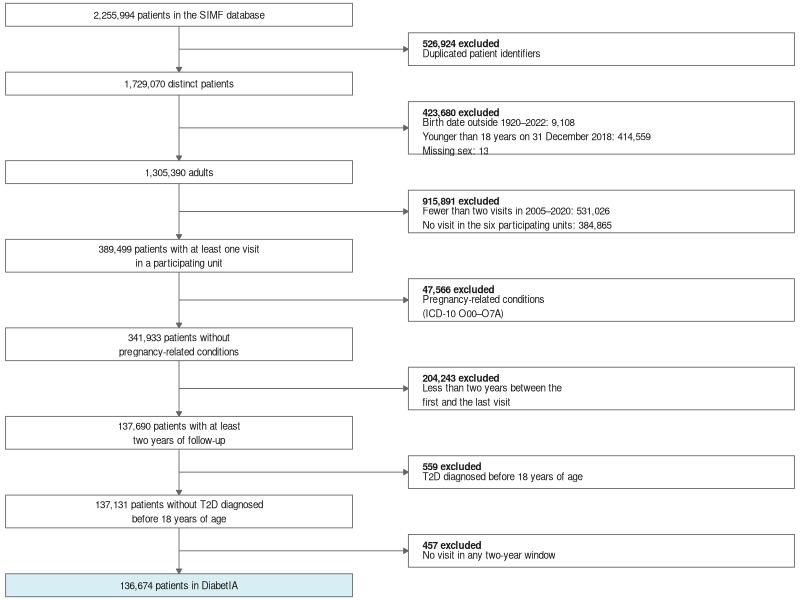
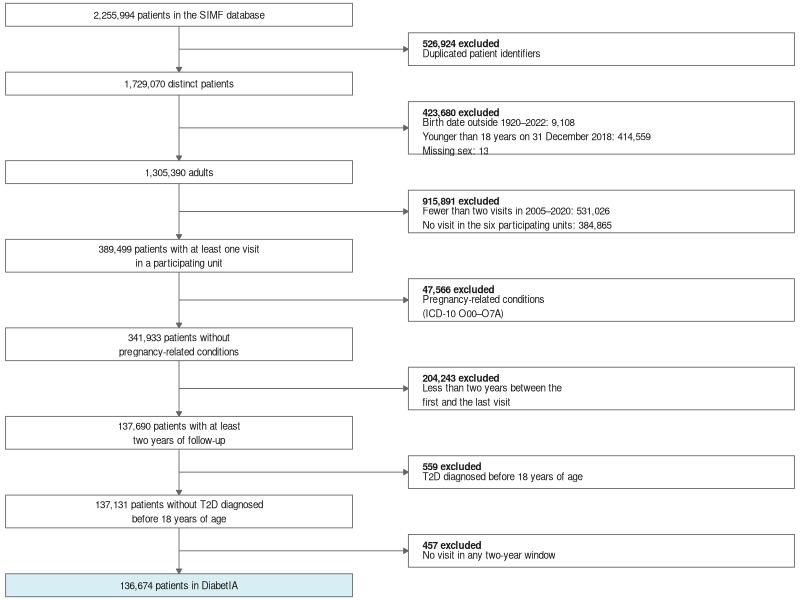

Reproduce these figures in R, in order.
# Figura 1, diagrama de atrición: selección de la cohorte de DiabetIA desde la base SIMF.
#
# Los conteos de los primeros pasos vienen de la extracción (diagrama de elegibilidad del material
# suplementario de Tripp et al., 2023, y sección 2.2 del manuscrito); no se pueden reproducir desde la
# versión tabular. Los dos últimos (137,131 y 136,674) coinciden con process.py. El script verifica que
# cada paso reste exactamente sus exclusiones.
#
# Uso: Rscript diabetia/figure_attrition.R
# Genera results/manuscript/figure_1_attrition.{pdf,png}

suppressPackageStartupMessages({
  library(data.table)
  library(ggplot2)
  library(scales)
})

args <- commandArgs(trailingOnly = FALSE)
script <- sub("^--file=", "", args[grep("^--file=", args)])
root <- if (length(script)) normalizePath(file.path(dirname(script), "..")) else getwd()
figure_dir <- file.path(root, "results", "manuscript")
dir.create(figure_dir, recursive = TRUE, showWarnings = FALSE)

pdf(NULL)  # dispositivo nulo: evita que R cree Rplots.pdf al construir las figuras

# --- Pasos: pacientes que quedan, texto del recuadro y exclusiones ---------------------------
# En el diagrama original, el tercer paso dice 879,891 excluidos, pero sus dos causas suman 915,891,
# que es la diferencia 1,305,390 − 389,499.
steps <- data.table(
  n = c(2255994, 1729070, 1305390, 389499, 341933, 137690, 137131, 136674),
  text = c(
    "patients in the SIMF database",
    "distinct patients",
    "adults",
    "patients with at least one visit\nin a participating unit",
    "patients without\npregnancy-related conditions",
    "patients with at least\ntwo years of follow-up",
    "patients without T2D diagnosed\nbefore 18 years of age",
    "patients in DiabetIA"
  )
)
exclusions <- list(
  list(c("Duplicated patient identifiers", 526924)),
  list(c("Birth date outside 1920–2022", 9108),
       c("Younger than 18 years on 31 December 2018", 414559),
       c("Missing sex", 13)),
  list(c("Fewer than two visits in 2005–2020", 531026),
       c("No visit in the six participating units", 384865)),
  list(c("Pregnancy-related conditions\n(ICD-10 O00–O7A)", 47566)),
  list(c("Less than two years between the\nfirst and the last visit", 204243)),
  list(c("T2D diagnosed before 18 years of age", 559)),
  list(c("No visit in any two-year window", 457))
)
excluded <- sapply(exclusions, function(e) sum(as.numeric(sapply(e, `[`, 2))))
stopifnot(head(steps$n, -1) - excluded == tail(steps$n, -1))

# Texto de cada recuadro de exclusión: total en la primera línea y, si hay varias causas, una por línea.
exclusion_text <- sapply(seq_along(exclusions), function(i) {
  e <- exclusions[[i]]
  if (length(e) == 1) return(e[[1]][1])
  paste(sapply(e, function(r) sprintf("%s: %s", r[1], comma(as.numeric(r[2])))), collapse = "\n")
})

# --- Disposición en milímetros (1 unidad = 1 mm) ------------------------------------------
font <- 2.5                 # tamaño del texto (mm), unos 7 pt
line <- 1.2 * font          # altura de línea
pad <- 2                    # margen vertical dentro de cada recuadro
main_x <- c(0, 62)          # columna principal
excl_x <- c(72, 141)        # columna de exclusiones
gap_min <- 9                # separación mínima entre recuadros principales
n_lines <- function(s) lengths(strsplit(s, "\n", fixed = TRUE))

steps[, label := sprintf("%s %s", comma(n), text)]
# El número va en la primera línea: "2,255,994 patients in..." se parte donde indica el texto.
steps[, height := n_lines(label) * line + 2 * pad]
excl <- data.table(head = sprintf("%s excluded", comma(excluded)), body = exclusion_text)
excl[, height := (1 + n_lines(body)) * line + 2 * pad]

y <- 0
for (i in seq_len(nrow(steps))) {
  steps[i, `:=`(top = y, bottom = y - height)]
  y <- y - steps$height[i]
  if (i <= nrow(excl)) {
    gap <- max(excl$height[i] + 4, gap_min)
    excl[i, `:=`(top = y - (gap - height) / 2, bottom = y - (gap + height) / 2, mid = y - gap / 2)]
    y <- y - gap
  }
}
bottom <- y
centre <- mean(main_x)

arrows_down <- data.table(y = head(steps$bottom, -1), yend = tail(steps$top, -1))
steps[, final := .I == .N]

fig <- ggplot() +
  geom_segment(data = arrows_down, aes(x = centre, xend = centre, y = y, yend = yend),
               colour = "grey40", linewidth = 0.3, arrow = arrow(length = unit(1.4, "mm"), type = "closed")) +
  geom_segment(data = excl, aes(x = centre, xend = excl_x[1], y = mid, yend = mid),
               colour = "grey40", linewidth = 0.3, arrow = arrow(length = unit(1.4, "mm"), type = "closed")) +
  geom_rect(data = steps, aes(xmin = main_x[1], xmax = main_x[2], ymin = bottom, ymax = top, fill = final),
            colour = "grey40", linewidth = 0.3) +
  geom_rect(data = excl, aes(xmin = excl_x[1], xmax = excl_x[2], ymin = bottom, ymax = top),
            fill = "white", colour = "grey40", linewidth = 0.3) +
  geom_text(data = steps, aes(x = centre, y = (top + bottom) / 2, label = label),
            size = font, lineheight = 1.2, colour = "grey10") +
  geom_text(data = excl, aes(x = excl_x[1] + 2.5, y = top - pad, label = head),
            size = font, lineheight = 1.2, hjust = 0, vjust = 1, fontface = "bold", colour = "grey10") +
  geom_text(data = excl, aes(x = excl_x[1] + 2.5, y = top - pad - line, label = body),
            size = font, lineheight = 1.2, hjust = 0, vjust = 1, colour = "grey10") +
  scale_fill_manual(values = c(`FALSE` = "white", `TRUE` = "#D6EEF4"), guide = "none") +
  coord_cartesian(xlim = c(-1, excl_x[2] + 1), ylim = c(bottom - 1, 1), expand = FALSE) +
  theme_void() +
  theme(plot.margin = margin(0, 0, 0, 0))

width <- excl_x[2] + 2
height <- 2 - bottom
for (ext in c("pdf", "png")) {
  out <- file.path(figure_dir, paste0("figure_1_attrition.", ext))
  if (ext == "pdf") {
    ggsave(out, fig, width = width, height = height, units = "mm", device = cairo_pdf)
  } else {
    ggsave(out, fig, width = width, height = height, units = "mm", dpi = 300, bg = "white")
  }
  message("Generado: ", sub(paste0(root, "/"), "", out))
}
